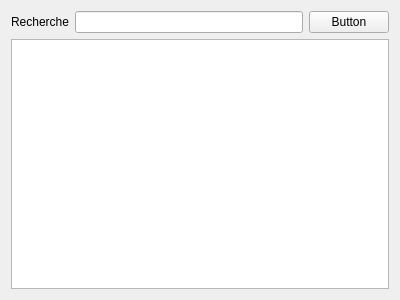
<?xml version="1.0" encoding="UTF-8"?>
<ui version="4.0">
 <class>TokenMenu</class>
 <widget class="QWidget" name="TokenMenu">
  <property name="geometry">
   <rect>
    <x>0</x>
    <y>0</y>
    <width>400</width>
    <height>300</height>
   </rect>
  </property>
  <property name="minimumSize">
   <size>
    <width>10</width>
    <height>0</height>
   </size>
  </property>
  <property name="maximumSize">
   <size>
    <width>16777214</width>
    <height>16777215</height>
   </size>
  </property>
  <property name="windowTitle">
   <string>Form</string>
  </property>
  <layout class="QHBoxLayout" name="horizontalLayout_2">
   <item>
    <layout class="QVBoxLayout" name="verticalLayout">
     <item>
      <layout class="QHBoxLayout" name="horizontalLayout">
       <item>
        <widget class="QLabel" name="label">
         <property name="text">
          <string>Recherche</string>
         </property>
        </widget>
       </item>
       <item>
        <widget class="QLineEdit" name="inputSearchField">
         <property name="minimumSize">
          <size>
           <width>0</width>
           <height>0</height>
          </size>
         </property>
        </widget>
       </item>
       <item>
        <widget class="QPushButton" name="researchButton">
         <property name="text">
          <string>Button</string>
         </property>
        </widget>
       </item>
      </layout>
     </item>
     <item>
      <widget class="QListWidget" name="listToken"/>
     </item>
    </layout>
   </item>
  </layout>
 </widget>
 <resources/>
 <connections/>
</ui>
